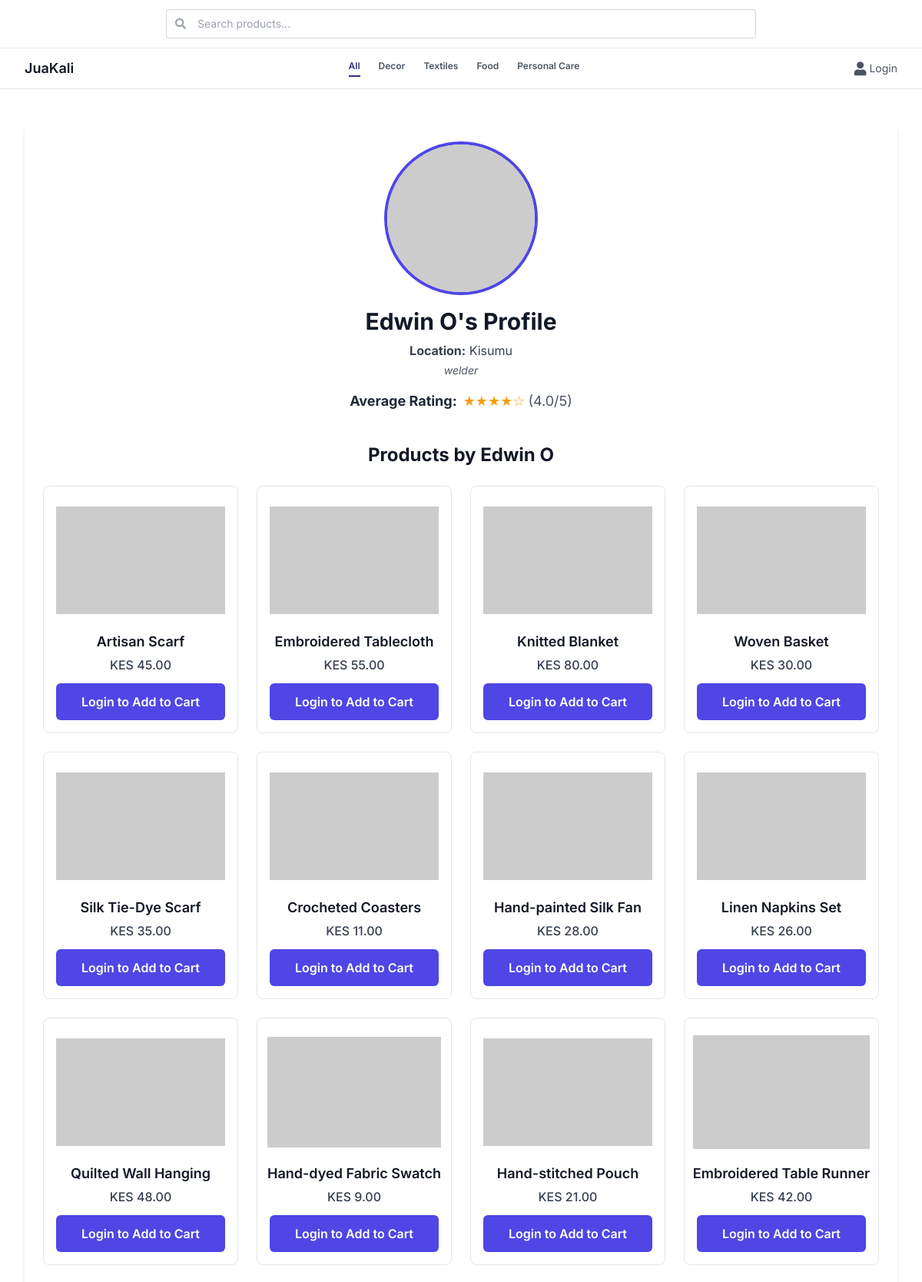
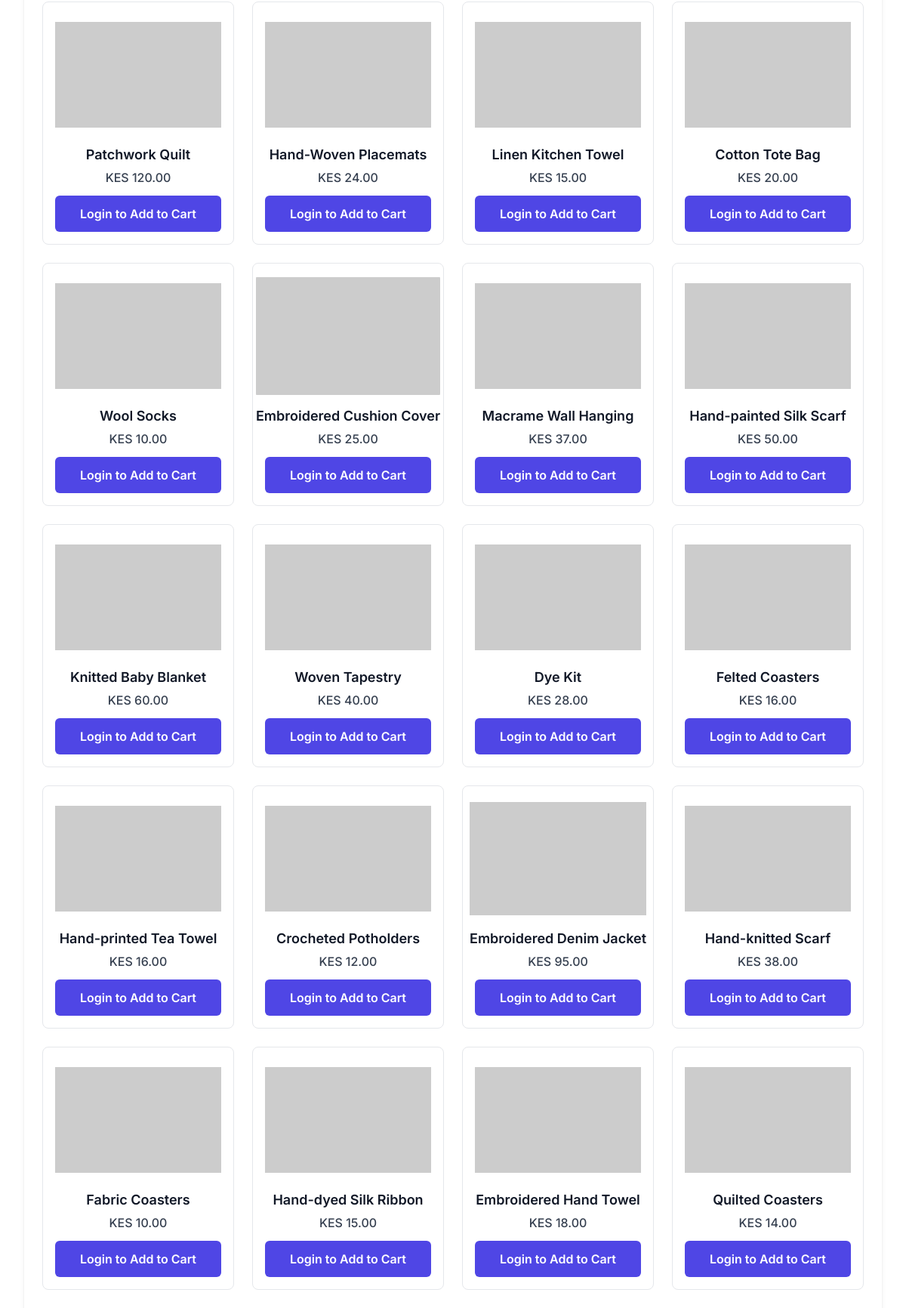
Page /artisan_profile.php?id=2 (upper part) on the committed database (2 pictures, top to bottom).
### tables this page shows
CREATE TABLE `artisans` (
  `id` int(11) NOT NULL,
  `name` varchar(100) NOT NULL,
  `bio` text DEFAULT NULL,
  `location` varchar(100) DEFAULT NULL,
  `created_at` timestamp NOT NULL DEFAULT current_timestamp(),
  `image_url` varchar(255) DEFAULT NULL,
  `average_rating` decimal(3,2) DEFAULT 0.00,
  `user_id` int(11) DEFAULT NULL,
  `is_featured` tinyint(1) DEFAULT 0,
  `status` varchar(20) NOT NULL DEFAULT 'active'
);

CREATE TABLE `products` (
  `id` int(11) NOT NULL,
  `name` varchar(100) NOT NULL,
  `description` text DEFAULT NULL,
  `price` decimal(10,2) NOT NULL,
  `image_url` varchar(255) DEFAULT NULL,
  `artisan_id` int(11) DEFAULT NULL,
  `status` enum('Pending','Approved') DEFAULT 'Pending',
  `created_at` timestamp NOT NULL DEFAULT current_timestamp(),
  `is_featured` tinyint(1) DEFAULT 0,
  `category` varchar(50) DEFAULT NULL,
  `quantity` int(11) DEFAULT 10
);

### functions.php (called while the page is built, shortened)
<?php
require_once 'config.php';
function getArtisanById($id) {
    global $pdo;
    $stmt = $pdo->prepare("SELECT * FROM artisans WHERE id = ?");
    $stmt->execute([$id]);
    return $stmt->fetch(PDO::FETCH_ASSOC);
}
function getArtisanProducts($artisan_id) {
    global $pdo;
    $stmt = $pdo->prepare("SELECT * FROM products WHERE artisan_id = ? AND status = 'Approved'");
    $stmt->execute([$artisan_id]);
    return $stmt->fetchAll(PDO::FETCH_ASSOC);
}
?>

### artisan_profile.php (the view, shortened to what this page needs)
<?php
require_once 'functions.php';
$is_logged_in = isset($_SESSION['user_id']);
$artisan_id = (int)$_GET['id'];
$artisan = getArtisanById($artisan_id);
$cart_item_count = 0;
$products = getArtisanProducts($artisan_id);
?>
<!DOCTYPE html>
<html lang="en">
<head>
    <script src="https://cdn.tailwindcss.com"></script>
    <link href="https://cdnjs.cloudflare.com/ajax/libs/font-awesome/5.15.3/css/all.min.css" rel="stylesheet">
</head>
<body class="bg-white text-gray-900">
    <header class="fixed top-0 left-0 right-0 bg-white border-b border-gray-200 z-50">
        <div class="max-w-7xl mx-auto flex items-center justify-center py-3 px-4 sm:px-6 lg:px-8 border-b border-gray-200">
            <form aria-label="Search products" class="w-full max-w-3xl" role="search" action="products.php" method="GET">
                <div class="relative text-gray-600 focus-within:text-gray-900">
                    <input aria-describedby="search-desc" class="block w-full rounded border border-gray-300 py-2 pl-10 pr-4 text-sm placeholder-gray-400 focus:border-indigo-600 focus:outline-none focus:ring-1 focus:ring-indigo-600" id="search-input" name="search" placeholder="Search products..." type="search">
                    <div class="absolute inset-y-0 left-0 flex items-center pl-3 pointer-events-none">
                    </div>
                </div>
            </form>
        </div>
        <div class="max-w-7xl mx-auto flex items-center justify-between py-3 px-4 sm:px-6 lg:px-8">
            <div class="text-lg font-semibold truncate flex-shrink-0">
                JuaKali
            </div>
            <nav class="hidden sm:flex flex-wrap gap-6 text-xs font-semibold text-gray-600 justify-center flex-1 px-6">
                <a class="text-indigo-900 border-b-2 border-indigo-900 pb-1" href="index.php">All</a>
                <a class="hover:text-indigo-900" href="index.php?category=Decor">Decor</a>
                <a class="hover:text-indigo-900" href="index.php?category=Textiles">Textiles</a>
                <a class="hover:text-indigo-900" href="index.php?category=Food">Food</a>
                <a class="hover:text-indigo-900" href="index.php?category=Personal Care">Personal Care</a>
            </nav>
            <div class="hidden sm:flex items-center space-x-6 flex-shrink-0 text-gray-600 text-sm">
                <?php if ($is_logged_in): ?>
                    <a href="index-after-login.php" aria-label="Home" class="flex items-center space-x-1 hover:text-indigo-900 focus:outline-none">
                    <i class="fas fa-home text-lg"></i>
                    <span></span>
                </a>
                <a href="products.php" aria-label="Store" class="flex items-center space-x-1 hover:text-indigo-900 focus:outline-none">
                    <i class="fas fa-store text-lg"></i>
                    <span></span>
                </a>
                <a href="cart.php" aria-label="Cart" class="relative flex items-center space-x-1 hover:text-indigo-900 focus:outline-none rounded-md px-2 py-1">
                    <i class="fas fa-shopping-cart text-lg"></i>
                    <?php if ($cart_item_count > 0): ?>
                        <span class="absolute -top-2 -right-2 bg-red-600 text-white rounded-full text-xs px-2 py-1 flex items-center justify-center min-w-[1.5rem] h-[1.5rem] leading-none">
                            <?php echo $cart_item_count; ?>
                        </span>
                    <?php endif; ?>
                    <span></span>
                </a>
                 <div class="relative group">
    <a href="#" aria-label="Account" class="flex items-center space-x-1 hover:text-indigo-900 focus:outline-none rounded-md px-2 py-1" id="account-dropdown-toggle">
        <i class="fas fa-user text-lg"></i>
        <span></span>
    </a>
    <div id="account-dropdown-menu" class="absolute right-0 mt-2 w-48 bg-white border border-gray-200 rounded-md shadow-lg py-1 z-10 hidden group-hover:block">
        <a href="account.php" class="block px-4 py-2 text-gray-800 hover:bg-gray-100">Profile</a>
        <a href="logout.php" class="block px-4 py-2 text-red-600 hover:bg-red-50">Logout</a>
    </div>
</div>
                <?php else: ?>
                    <a href="login.php" aria-label="Login" class="flex items-center space-x-1 hover:text-indigo-900 focus:outline-none">
                        <i class="fas fa-user text-lg"></i>
                        <span>Login</span>
                    </a>
                <?php endif; ?>
            </div>
        </div>
    </header>
    <main class="max-w-7xl mx-auto px-4 sm:px-6 lg:px-8 py-6">
        <div class="profile-container bg-white rounded-lg shadow-md p-6 my-6">
            <div class="profile-header flex flex-col items-center text-center mb-8">
                <img src="<?php echo htmlspecialchars($artisan['image_url'] ?? 'https://placehold.co/200x200/E0E7FF/4338CA?text=Artisan'); ?>" alt="Artisan Photo" class="profile-image mb-4">
                <h2 class="text-3xl font-bold text-gray-900 mb-2"><?php echo htmlspecialchars($artisan['name']); ?>'s Profile</h2>
                <p class="text-gray-700 mb-1"><strong>Location:</strong> <?php echo htmlspecialchars($artisan['location'] ?? 'Not specified'); ?></p>
                <p class="text-gray-600 text-sm italic mb-4"><?php echo htmlspecialchars($artisan['bio'] ?? 'No bio available.'); ?></p>
                <div class="flex items-center text-lg text-gray-800">
                    <strong>Average Rating:</strong>
                    <span class="ml-2 text-amber-500">
                        <?php
                        $average_rating = $artisan['average_rating'] ?? 0;
                        $stars = floor($average_rating);
                        for ($i = 0; $i < 5; $i++) {
                            echo $i < $stars ? '★' : '☆';
                        }
                        ?>
                    </span>
                    <span class="ml-1 text-gray-600">(<?php echo number_format($average_rating, 1); ?>/5)</span>
                </div>
            </div>
            <section class="products-section mt-10">
                <h3 class="text-2xl font-bold text-gray-900 text-center mb-6">Products by <?php echo htmlspecialchars($artisan['name']); ?></h3>
                <div class="grid grid-cols-1 sm:grid-cols-2 md:grid-cols-3 lg:grid-cols-4 gap-6">
                    <?php if (empty($products)): ?>
                        <p class="col-span-full text-center text-gray-600">No products available from this artisan yet.</p>
                    <?php else: ?>
                        <?php foreach ($products as $product): ?>
                            <div class="product-card">
                                <a href="product_details.php?id=<?php echo $product['id']; ?>" class="block">
                                    <img src="https://placehold.co/250x160/E0E7FF/4338CA?text=<?php echo urlencode($product['name']); ?>" alt="<?php echo htmlspecialchars($product['name']); ?>">
                                    <h5 class="text-lg font-semibold text-gray-900 mb-1 truncate w-full"><?php echo htmlspecialchars($product['name']); ?></h5>
                                    <p class="text-gray-700 font-medium mb-3">KES <?php echo number_format($product['price'], 2); ?></p>
                                </a>
                                <?php if ($is_logged_in): ?>
                                    <form method="POST" class="w-full">
                                        <input type="hidden" name="product_id" value="<?php echo $product['id']; ?>">
                                        <button type="submit" class="btn-primary w-full">Add to Cart</button>
                                    </form>
                                <?php else: ?>
                                    <a href="login.php?redirect=cart&product_id=<?php echo $product['id']; ?>" class="btn-primary w-full text-center">Login to Add to Cart</a>
                                <?php endif; ?>
                            </div>
                        <?php endforeach; ?>
                    <?php endif; ?>
                </div>
            </section>
        </div>
    </main>
</body>
</html>

### artisan_profile.php (style rules this page uses)
body { font-family: 'Inter', sans-serif; background-color: #f8f1e9; padding-top: 112px; padding-bottom: 56px; }
.profile-image { width: 100%; max-width: 200px; height: 200px; object-fit: cover; border-radius: 9999px; border: 4px solid #4f46e5; }
.product-card { background: #fff; border: 1px solid #e5e7eb; border-radius: 0.5rem; padding: 1rem; text-align: center; display: flex; flex-direction: column; align-items: center; transition: all 0.2s ease-in-out; }
.product-card img { width: 100%; height: 160px; object-fit: contain; margin-bottom: 0.75rem; border-radius: 0.25rem; }
.btn-primary { background-color: #4f46e5; color: #fff; padding: 0.75rem 1.5rem; border-radius: 0.375rem; font-weight: 600; transition: background-color 0.2s ease-in-out; }

### rows in the picture
artisans: name "Edwin O", location "Kisumu", bio "welder", average_rating "4.0"
products: name "Artisan Scarf", price "45.00"
products: name "Embroidered Tablecloth", price "55.00"
products: name "Knitted Blanket", price "80.00"
products: name "Woven Basket", price "30.00"
products: name "Silk Tie-Dye Scarf", price "35.00"
products: name "Crocheted Coasters", price "11.00"
products: name "Hand-painted Silk Fan", price "28.00"
products: name "Linen Napkins Set", price "26.00"
products: name "Quilted Wall Hanging", price "48.00"
products: name "Hand-dyed Fabric Swatch", price "9.00"
products: name "Hand-stitched Pouch", price "21.00"
products: name "Embroidered Table Runner", price "42.00"
products: name "Patchwork Quilt", price "120.00"
products: name "Hand-Woven Placemats", price "24.00"
products: name "Linen Kitchen Towel", price "15.00"
products: name "Cotton Tote Bag", price "20.00"
products: name "Wool Socks", price "10.00"
products: name "Embroidered Cushion Cover", price "25.00"
products: name "Macrame Wall Hanging", price "37.00"
products: name "Hand-painted Silk Scarf", price "50.00"
products: name "Knitted Baby Blanket", price "60.00"
products: name "Woven Tapestry", price "40.00"
products: name "Dye Kit", price "28.00"
products: name "Felted Coasters", price "16.00"
products: name "Hand-printed Tea Towel", price "16.00"
products: name "Crocheted Potholders", price "12.00"
products: name "Embroidered Denim Jacket", price "95.00"
products: name "Hand-knitted Scarf", price "38.00"
products: name "Fabric Coasters", price "10.00"
products: name "Hand-dyed Silk Ribbon", price "15.00"
products: name "Embroidered Hand Towel", price "18.00"
products: name "Quilted Coasters", price "14.00"
